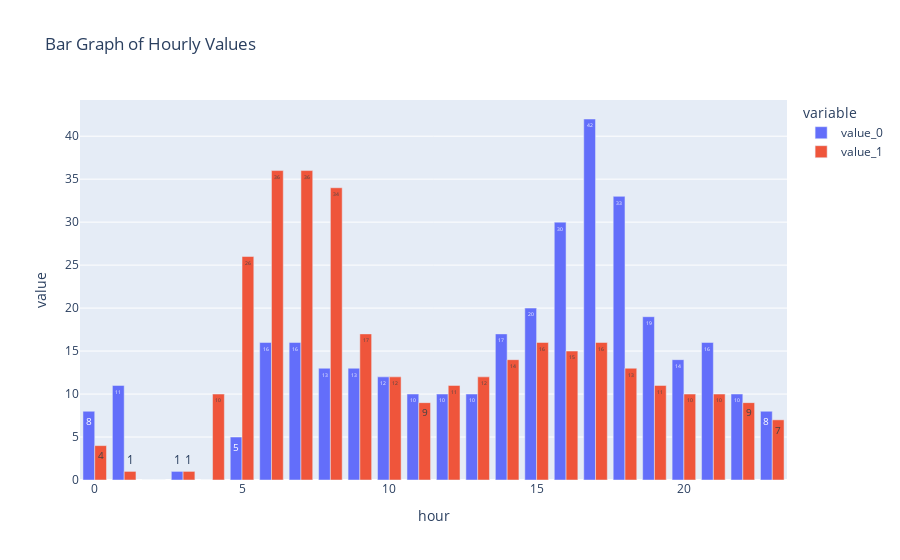

This figure's notebook cell:
### Code cell
hourly_times
#  hourly_times[f'{timeA.hour}_{train["direction_id"]}']
hourly_times_df = pd.DataFrame(list(hourly_times.items()), columns=["hour", "value"])


# Split the lists in the 'value' column into separate columns
df_split = hourly_times_df["value"].apply(pd.Series)

# Rename the new columns
df_split.columns = ["value_0", "value_1"]

# Concatenate the new columns back with the 'hour' column
hourly_times_df = pd.concat([hourly_times_df["hour"], df_split], axis=1)


hourly_times_df["hour"] = hourly_times_df["hour"].astype(int)
hourly_times_df.sort_values(by='hour')
hourly_times_df = hourly_times_df.set_index("hour").reindex(range(24), fill_value=0).reset_index()
fig = px.bar(hourly_times_df, 
             x="hour", 
             y=["value_0", "value_1"],
              title="Bar Graph of Hourly Values",
              text_auto=True,
              barmode="group")

# # Show the figure
fig.show()
hourly_times_df

### Figure 1 — Plotly figure (JSON) as saved in the notebook; plotly's stock layout.template omitted (floating-point values rounded to 4 significant figures)
{"data": [{"alignmentgroup": "True", "hovertemplate": "variable=value_0<br>hour=%{x}<br>value=%{y}<extra></extra>", "legendgroup": "value_0", "marker": {"color": "#636efa", "pattern": {"shape": ""}}, "name": "value_0", "offsetgroup": "value_0", "orientation": "v", "showlegend": true, "textposition": "auto", "texttemplate": "%{y}", "type": "bar", "x": [0, 1, 2, 3, 4, 5, 6, 7, 8, 9, 10, 11, 12, 13, 14, 15, 16, 17, 18, 19, 20, 21, 22, 23], "xaxis": "x", "y": [8, 11, 0, 1, 0, 5, 16, 16, 13, 13, 12, 10, 10, 10, 17, 20, 30, 42, 33, 19, 14, 16, 10, 8], "yaxis": "y"}, {"alignmentgroup": "True", "hovertemplate": "variable=value_1<br>hour=%{x}<br>value=%{y}<extra></extra>", "legendgroup": "value_1", "marker": {"color": "#EF553B", "pattern": {"shape": ""}}, "name": "value_1", "offsetgroup": "value_1", "orientation": "v", "showlegend": true, "textposition": "auto", "texttemplate": "%{y}", "type": "bar", "x": [0, 1, 2, 3, 4, 5, 6, 7, 8, 9, 10, 11, 12, 13, 14, 15, 16, 17, 18, 19, 20, 21, 22, 23], "xaxis": "x", "y": [4, 1, 0, 1, 10, 26, 36, 36, 34, 17, 12, 9, 11, 12, 14, 16, 15, 16, 13, 11, 10, 10, 9, 7], "yaxis": "y"}], "layout": {"barmode": "group", "legend": {"title": {"text": "variable"}, "tracegroupgap": 0}, "title": {"text": "Bar Graph of Hourly Values"}, "xaxis": {"anchor": "y", "domain": [0, 1], "title": {"text": "hour"}}, "yaxis": {"anchor": "x", "domain": [0, 1], "title": {"text": "value"}}}}
